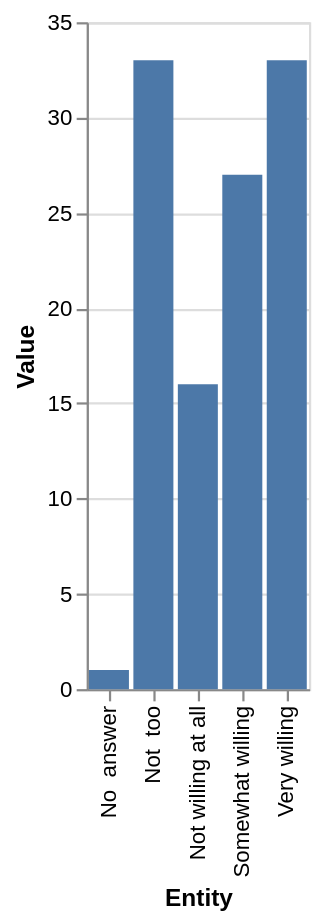

Express this chart as Vega-Lite.
### Vega-Lite specification from a JSON file in a GitHub repository (floating-point values rounded to 4 significant figures)
{"$schema": "https://vega.github.io/schema/vega-lite/v5.json", "description": "Bar chart auto-generated from CSV", "data": {"values": [{"Entity": "Somewhat willing", "Value": 27}, {"Entity": "Very willing", "Value": 33}, {"Entity": "No  answer", "Value": 1}, {"Entity": "Not  too", "Value": 33}, {"Entity": "Not willing at all", "Value": 16}]}, "mark": "bar", "encoding": {"x": {"field": "Entity", "type": "ordinal"}, "y": {"field": "Value", "type": "quantitative"}}}
